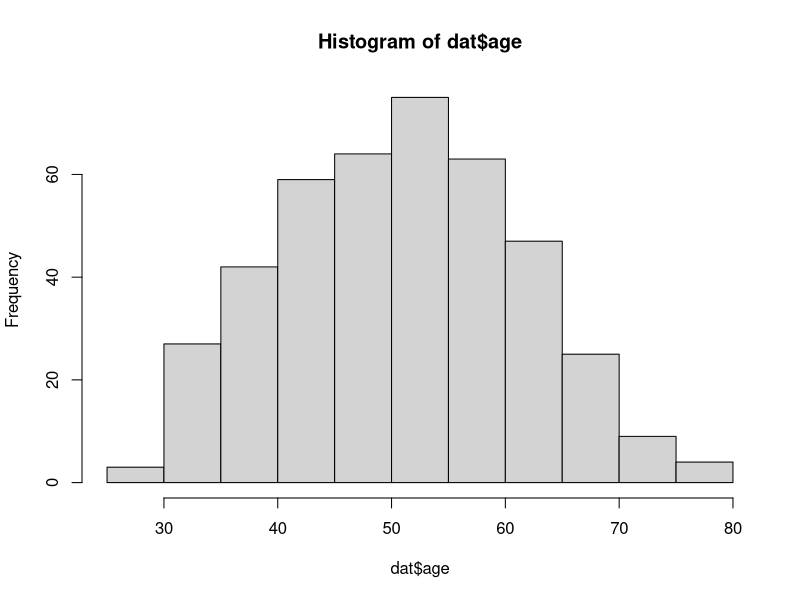
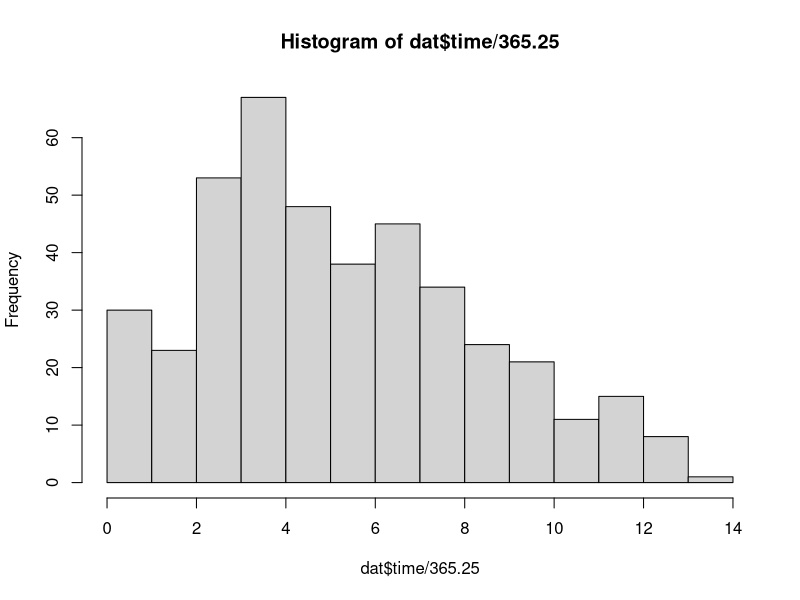
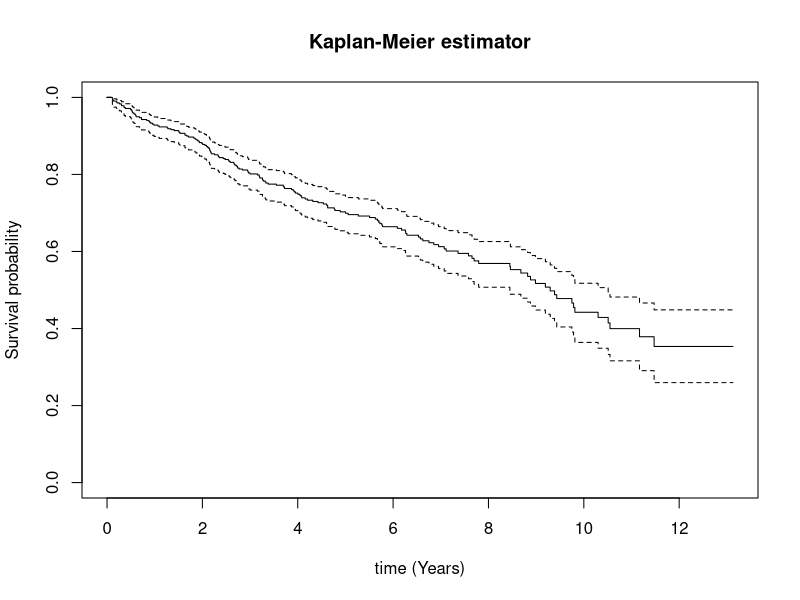
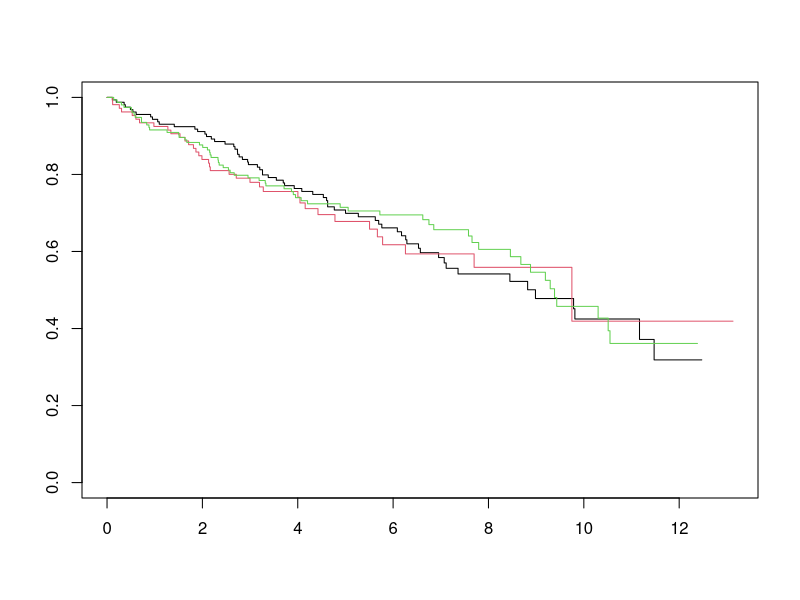

These charts were generated, in order, by the following R code:
## ---- chunk 1
library(survival)
library(tidyverse)
dat <- pbc
head(dat)
## ---- chunk 2
summary(dat$time / 365.25)

## ---- chunk 3
hist(dat$age)
summary(dat$age)
## ---- chunk 4
table(dat$sex)
## ---- chunk 5
hist(dat$time/365.25)
summary(dat$time)
## ---- chunk 6
table(dat$status)
## ---- chunk 7
dat$newStatus <- ifelse(dat$status != 2, dat$newStatus <- 0, dat$newStatus <- 1)
dat$trt <- ifelse(!is.na(dat$trt), dat$trt <- dat$trt, dat$trt <- 3)
head(dat$status)
head(dat$newStatus)
dat$group <- ifelse(dat$trt == 1, dat$group <- 'D-penicillmain', ifelse(dat$trt == 2, dat$group <- 'placebo', dat$group <- 'not-randomised'))
dat$chol = ifelse(is.na(dat$chol),
                  ave(dat$chol, FUN = function(x) mean(x, na.rm = TRUE)),
                  dat$chol)
dat$albumin = ifelse(is.na(dat$albumin),
                  ave(dat$albumin, FUN = function(x) mean(x, na.rm = TRUE)),
                  dat$albumin)
dat$copper = ifelse(is.na(dat$copper),
                  ave(dat$copper, FUN = function(x) mean(x, na.rm = TRUE)),
                  dat$copper)
dat$alk.phos = ifelse(is.na(dat$alk.phos),
                  ave(dat$alk.phos, FUN = function(x) mean(x, na.rm = TRUE)),
                  dat$alk.phos)
dat$ast = ifelse(is.na(dat$ast),
                  ave(dat$ast, FUN = function(x) mean(x, na.rm = TRUE)),
                  dat$ast)
dat$trig = ifelse(is.na(dat$trig),
                  ave(dat$trig, FUN = function(x) mean(x, na.rm = TRUE)),
                  dat$trig)
dat$platelet = ifelse(is.na(dat$platelet),
                  ave(dat$platelet, FUN = function(x) mean(x, na.rm = TRUE)),
                  dat$platelet)
dat$protime = ifelse(is.na(dat$protime),
                  ave(dat$protime, FUN = function(x) mean(x, na.rm = TRUE)),
                  dat$protime)
dat$ascites = ifelse(!is.na(dat$ascites), dat$ascites, dat$ascites <- 0)
dat$hepato = ifelse(!is.na(dat$hepato), dat$hepato, dat$hepato <- 1)
dat$spiders = ifelse(!is.na(dat$spiders), dat$spiders, dat$spiders <- 0)
dat$stage = ifelse(!is.na(dat$stage), dat$stage, dat$stage <- 2)

## ---- chunk 8
table(dat$newStatus)
## ---- chunk 9
table(dat$group)
## ---- chunk 10
table(dat$newStatus)
## ---- chunk 11
dat <- mutate(dat, timeYears = time / 365.25)
fit.KM <- survfit(Surv(timeYears, newStatus) ~ 1, data = dat, conf.type = "log-log")
summary(fit.KM)
plot(fit.KM,
     main = "Kaplan-Meier estimator",
     ylab = "Survival probability",
     xlab = "time (Years)")
## ---- chunk 12
fit.KM
## ---- chunk 13
fit.logrank <- survdiff(Surv(time, newStatus) ~ group, data = dat)
fit.logrank
## ---- chunk 14
fit.KM <- survfit(Surv(timeYears, newStatus) ~ group, data = dat, conf.type = "log-log")
fit.KM
plot(fit.KM, col = 1:3)
## ---- chunk 15
survdiff(Surv(time, newStatus) ~ group + strata(sex), data = dat)
## ---- chunk 16
survdiff(Surv(time, newStatus) ~ group + strata(stage), data = dat)
## ---- chunk 17
survdiff(Surv(time, newStatus) ~ group + strata(edema), data = dat)
## ---- chunk 18
survdiff(Surv(time, newStatus) ~ group + strata(hepato), data = dat)
## ---- chunk 19
fit.cph <- coxph(Surv(time, newStatus) ~ group, data = dat)
summary(fit.cph)
## ---- chunk 20
fit.cph1 <- coxph(Surv(time, newStatus) ~ age, data = dat)
summary(fit.cph1)
## ---- chunk 21
Mfull <- coxph(Surv(timeYears, newStatus) ~ age + sex + ascites + hepato + spiders + stage +
                 albumin + group + copper + alk.phos + ast + trig + platelet + bili + chol + 
                 edema + protime, data = dat)
## ---- chunk 22
MAIC <- step(Mfull)
